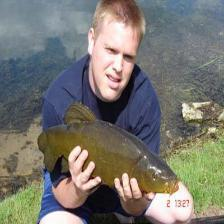
#> input picture 1.JPEG, 224 x 224 px
$ jupyter execute --allow-errors CAM_CRF_Notebook_superPixels.ipynb   (shell and % lines are left out)   (Python 2 division)   (older library calls are emulated)
#> lines starting #> are read from the running program, lines starting #| are printed output that depends on the picture
### cam_model.py
# -*- coding: utf-8 -*-
"""
Utility functions.

Created on Wed Oct 26 11:01:51 2016
@author: M. Waleed Gondal
"""

import tensorflow as tf
import numpy as np
import pickle


class CAM():

    """CAM (Class Activation Maps) implements a weakly supervised localization method proposed by
    http://cnnlocalization.csail.mit.edu/
    The approach is published under the name of 'Learning Deep Features for Discriminative
    Localization', Bolei Zhou et al.

    Disclaimer: A part of this code is inspired by the CAM implementation of
    https://github.com/metalbubble/CAM

    The class defines a modified CNN model, VGG16, which uses Global Average Pooling (GAP) to compute
    the weights which linearly correlate the last conv layer's feature maps to the output score.

    The class initializes the network with pretrained weights for GAP provided by the authors.

    Parameters
    -----------
    weight_file_path: list of numpy arrays
        List of arrays that contain pretrained network parameters. The layers are parsed with respect
        to the respective layer name.
    n_labels: int
        An integer representing the number of output classes

    Yields
    --------
    conv6 : numpy array of float32
        A batch of last convolutional layer feature maps. Shape (batchsize, height, width, channels).
    output : numpy array of float32
        The corresponding output scores. Shape (batchsize, num_labels)"""

    def __init__(self, n_labels, weight_file_path = None):

        self.image_mean = [103.939, 116.779, 123.68]
        self.n_labels = n_labels
        assert (weight_file_path is not None), 'No weight file found'
        self.pretrained_weights = np.load(weight_file_path, encoding='latin1')

    def get_conv_weight( self, layer_name ):
        """Accessing conv biases from the network weights"""
        return (self.pretrained_weights.item()[layer_name])['weights']

    def get_conv_bias( self, layer_name ):
        """Accessing biases from the network weights"""
        return (self.pretrained_weights.item()[layer_name])['biases']

    # [174 lines left out: functions conv_layer, network, get_cam, not called in this run]

### CAM_CRF_Notebook_superPixels.ipynb
[cell 1]
###########################################################################################
# Waleed. M Gondal, 2017                                                                  #
# Use of Conditional Random Fields to improve Class Activation Maps results in TensorFlow #
# Weights from Caffe converted using https://github.com/ethereon/caffe-tensorflow         #
###########################################################################################

import matplotlib.pyplot as plt
import tensorflow as tf
import numpy as np
import cv2
from scipy.misc import imread, imresize
from imagenet_classes import class_names
from utils import normalize, draw_bbox, threshold_hmap, draw_bbox_binary
from cam_model import CAM
import skimage.io as io
import pydensecrf.densecrf as dcrf
from pydensecrf.utils import compute_unary, create_pairwise_bilateral, \
    create_pairwise_gaussian, softmax_to_unary, unary_from_softmax

[cell 2]
# Assign weight file.
weight_path = 'vgg16CAM.npy'
n_labels = 1000
#> (the rest of this cell did not finish here and is left out)

#> (a cell that did not finish here is left out)

# Read Test image
Read and resize the image

[cell 4]
img = imread('1.JPEG', mode='RGB')
#> img is the input picture: shape (224, 224, 3); mean R, G, B 119.7, 118.3, 111.4
img = imresize(img, (224, 224))
plt.imshow (img)
plt.axis('off')

[cell 5]
# import the necessary packages
from skimage.segmentation import slic
from skimage.segmentation import mark_boundaries
from skimage.util import img_as_float
from skimage import io
import matplotlib.pyplot as plt
import argparse

# load the image and convert it to a floating point data type
image = img_as_float(io.imread('1.JPEG'))

segments = slic(image, n_segments = 100, sigma = 5)
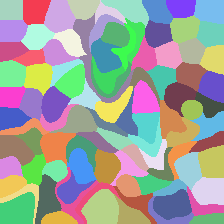
#> segments: shape (224, 224) int64; 96 distinct labels, from 1 to 96; one colour per label, 0 black
print np.shape(segments)
#| (224, 224)
plt.imshow(segments, cmap='gray')

[cell 6]
plt.imshow(mark_boundaries(image, segments))
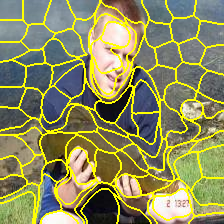
#> shown: shape (224, 224, 3) float64; mean R, G, B 0.556, 0.554, 0.363

# CAM Inference
Retrieve the last convolution layer's feature maps and the output scores

#> (a cell that did not finish here is left out)

# Class Activation Maps
Pass the retrieved feature maps and the indexes of output nodes associated with 2 highest predictions

#> (a cell that did not finish here is left out)

# Normalize and Threshold the mask
Normalize the mask between 0 and 1 as it will give each pixel a probabilistic value according to its intensity

#> (a cell that did not finish here is left out)

# Prior Probability Masks
It's is essential for CRFs to have a prior probability mask which defines the probabilities attached to the unary mask

#> (a cell that did not finish here is left out)

[cell 11]
# Smoothen the image using gaussian blur
img = cv2.GaussianBlur(img, (5,5),0)
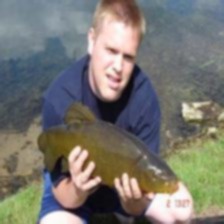
#> img: shape (224, 224, 3); mean R, G, B 119.7, 118.4, 111.4
plt.imshow(img)
plt.axis('off')
